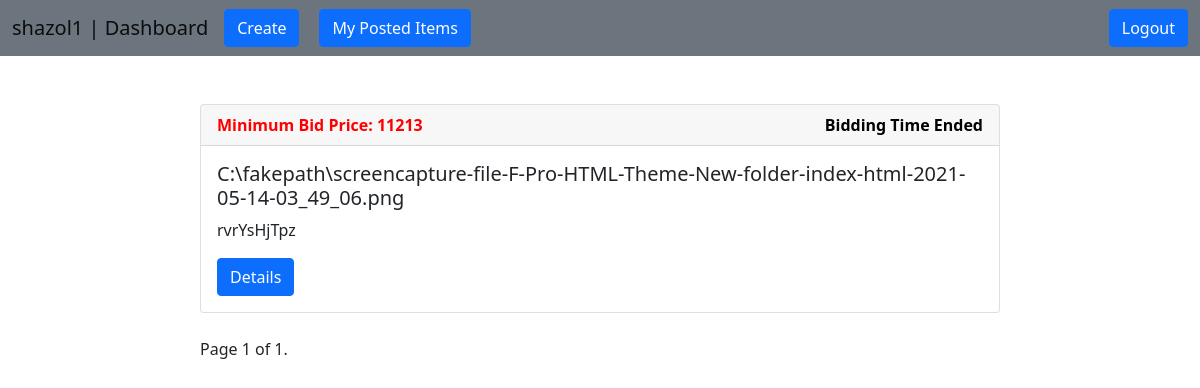
Page /dashboard/shazol (signed in) on the committed database.
### users/models.py (models this page shows)
class NewUser(AbstractBaseUser, PermissionsMixin):
    email = models.EmailField(_('email address'), unique=True)
    user_name = models.CharField(max_length=150, unique=True)
    first_name = models.CharField(max_length=150, blank=True)
    start_date = models.DateTimeField(default=timezone.now)
    about = models.TextField(_('about'), max_length=500, blank=True)
    is_staff = models.BooleanField(default=False)
    is_active = models.BooleanField(default=True)
    objects = CustomAccountManager()
    USERNAME_FIELD = 'email'
    REQUIRED_FIELDS = ['user_name', 'first_name']
    def __str__(self):
        return self.user_name

### auction/models.py (models this page shows, shortened)
class Product(models.Model):
    user = models.ForeignKey(NewUser, on_delete=models.CASCADE)
    name = models.CharField(max_length=255)
    description = models.TextField()
    image = models.ImageField(upload_to=image_path, default='product/placeholder.png')
    min_price = models.BigIntegerField()
    end_date = models.DateTimeField(auto_now_add=False)
    created = models.DateTimeField(auto_now_add=True)

### users/views.py (the view)
# urls.py: path('dashboard/<str:user>', views.Dashboard, name='dashboard'),
@login_required(login_url='login')
def Dashboard(request, user):
    name = NewUser.objects.get(user_name=user)
    product = Product.objects.all()
    paginator = Paginator(product, 4)
    page_number = request.GET.get('page')
    page_obj = paginator.get_page(page_number)
    context = {
        'name': name,
        'products': product,
        'page_obj': page_obj,
        'today': datetime.now()
    }
    return render(request, 'dashboard.html', context)

### templates/dashboard.html (shortened to what this page needs)
{% extends 'base.html' %}
{% load static %}
{% block content %}
    <br><br>
    <div class="col-md-8" style="margin: auto">
        {% for product in products %}
            <div class="card">
                <div class="card-header" style="color: red; font-weight: bolder">
                    Minimum Bid Price: {{ product.min_price }}
                    <span style="float: right; color: black">
                        {% now "Y-m-d" as today_date %}
                        {% if today_date > product.end_date|date:"Y-m-d" %}
                            Bidding Time Ended
                        {% else %}
                            Place Bid Before: {{ product.end_date | date }}
                        {% endif %}
                    </span>
                </div>
                <div class="card-body">
                    <h5 class="card-title">{{ product.name }}</h5>
                    <p class="card-text">{{ product.description | truncatewords:20 }}</p>
                    <a href="{% url 'bid' product.id %}" class="btn btn-primary"
                       tabindex="-1" role="button" aria-disabled="true">
                        Details
                    </a>
                </div>
            </div>
            <br>
        {% endfor %}
        <div class="pagination">
            <span class="step-links">
                <span class="current">
                    Page {{ page_obj.number }} of {{ page_obj.paginator.num_pages }}.
                </span>
            </span>
        </div>
    </div>
{% endblock %}

### templates/navber.html (shortened to what this page needs)
<nav class="navbar navbar-expand-lg navbar-light bg-secondary">
    <div class="container-fluid">
        {% if request.user.is_authenticated %}
            <a class="navbar-brand" href="{% url 'dashboard' request.user %}">{{ request.user }} | Dashboard</a>
            <div class="collapse navbar-collapse" id="navbarSupportedContent">
                <ul class="navbar-nav me-auto mb-2 mb-lg-0">
                    {% if request.user.is_staff %}
                        <li class="nav-item">
                            <a type="button" class="btn btn-primary" href="{% url 'admin-dashboard' %}">
                                Dashboard
                            </a>
                        </li>
                        <li class="nav-item active" style="margin-left: 20px;">
                            <a class="btn btn-primary" href="{% url 'dashboard' request.user %}">Auction Gallery</a>
                        </li>
                    {% else %}
                        <li class="nav-item">
                            <a type="button" class="btn btn-primary" href="{% url 'addProduct' %}">
                                Create
                            </a>
                        </li>
                        <li class="nav-item active" style="margin-left: 20px;">
                            <a class="btn btn-primary" href="{% url 'my-items' request.user.pk %}">My Posted Items</a>
                        </li>
                    {% endif %}
                </ul>
                <a class="btn btn-primary" href="{% url 'logout' %}">Logout</a>
            </div>
        {% endif %}
    </div>
</nav>

### rows in the picture
NewUser: user "shazol1"
Product: min_price "11213", shows "Bidding Time Ended", name "C:\\fakepath\\screencapture-file-F-Pro-HTML-Theme-New-folder-index-html-2021-05-14-03_49_06.png", description "rvrYsHjTpz"

### other values in the picture
{{ page_obj.number }} "1"
{{ page_obj.paginator.num_pages }} "1"
